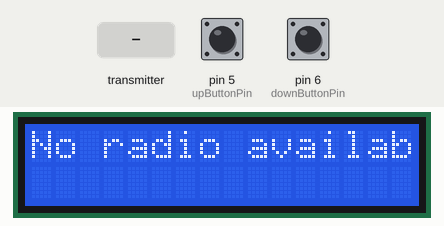
This sketch was run on a simulated Arduino Uno, built with avr-gcc and run on an emulated ATmega328P. Shown: 16×2 character LCD. The test bench sets the inputs (shaded band); at power-on: pin 5 (upButtonPin) LOW, pin 6 (downButtonPin) LOW. No radio packets arrive unless stated; what the sketch prints to the serial monitor is not drawn.

Above: at 2.2 s.
2.3 s: the transmitter starts sending msg.0 = 25
At 7.3 s:
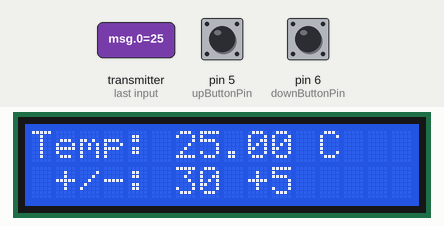
8.0 s: the transmitter starts sending msg.0 = 0
At 8.5 s:
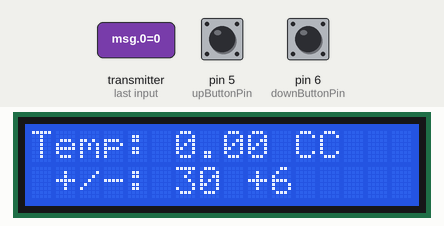
11.4 s: the transmitter starts sending msg.0 = 50
At 12.1 s:
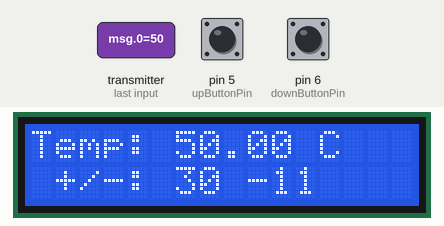
14.9 s: pin 5 (upButtonPin) pulled HIGH for 2.25 s
At 15.5 s:
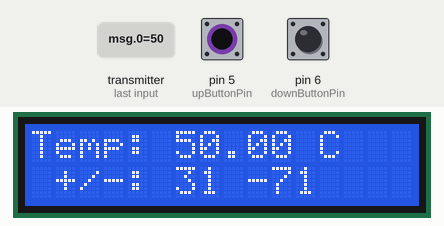
18.6 s: pin 6 (downButtonPin) pulled HIGH for 2.25 s
At 19.6 s:
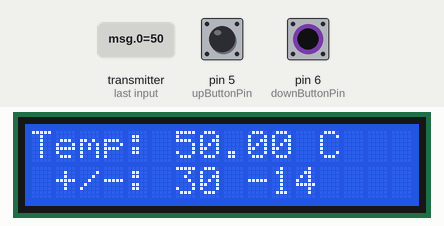
22.3 s: pin 6 (downButtonPin) pulled HIGH for 2.25 s
At 24.6 s:
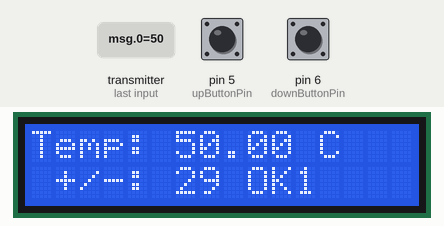
Timing chart, 0 to 26.1 s (numbered marks = the images above; inputs shaded):
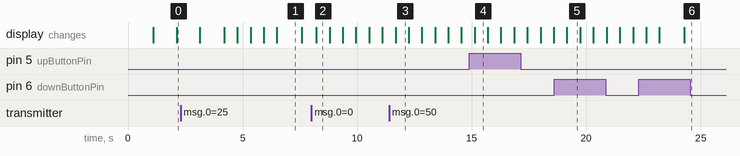

Measured:
- after the input at 2.3 s, the display: first differs from a run without the input after 1.9 s (image 1 shows a later state)
- after the input at 8.0 s, the display: changes after 0.23 s (image 2)
- after the input at 11.4 s, the display: changes after 0.28 s (image 3)
- what the display in image 1 shows lasts 1.1 s, from 6.5 s to 7.6 s
- what the display in image 2 shows lasts 0.6 s, from 8.2 s to 8.8 s

The sketch:

Thu.ino
```cpp
#include <SPI.h>
#include "RF24.h"
#include <Wire.h>
#include <LiquidCrystal_I2C.h>

LiquidCrystal_I2C lcd(0x27, 16, 2);

const uint64_t pipe = 0xE8E8F0F0E1LL;
RF24 radio(9,10);

int upButtonPin = 5;
int downButtonPin = 6;

float msg[3];
int value = 30;
int upButtonState = 0;
int upLastButtonState = 0;
int downButtonState = 0;
int downLastButtonState = 0;
int dem1 = 0;
int dem2 = 0;

void setup() {
  Serial.begin(9600);

  radio.begin();
  radio.setAutoAck(1);
  radio.setDataRate(RF24_1MBPS);
  radio.setChannel(10);
  radio.openReadingPipe(1,pipe);
  radio.startListening();

  pinMode(upButtonPin, INPUT);
  pinMode(downButtonPin, INPUT);

  lcd.init();
  lcd.backlight();
  lcd.clear();
  lcd.print("Temperature C");
  delay(1000);
  lcd.clear();
  lcd.print("Starting...");
}

void loop()
{
  lcd.clear();
  delay(1000);
  if (radio.available())
  {
    while (radio.available()) {
      upButtonState = digitalRead(upButtonPin);
      if (upButtonState != upLastButtonState) {
        if (upButtonState == HIGH) {
          value++;
          Serial.println("Dang nhan: ");
          Serial.println(value);
        }
      }
      upLastButtonState = upButtonState;

      downButtonState = digitalRead(downButtonPin);
      if (downButtonState != downLastButtonState) {
        if (downButtonState == HIGH) {
          value--;
          Serial.println("Dang nhan: ");
          Serial.println(value);
        }
      }
      downLastButtonState = downButtonState;

      delay(50);
      radio.read(&msg, sizeof(msg));
      Serial.println(msg[0]);
      lcd.setCursor(0, 0);
      lcd.print("Temp: ");
      lcd.print(msg[0]);
      lcd.print(" C");
      lcd.setCursor(0, 1);
      lcd.print(" +/-: ");
      lcd.print(value);
      if (round(msg[0] - dem1) > value)
      {
        char op = '-';
        dem1++;
        lcd.setCursor(9, 1);
        lcd.print(op);
        lcd.print(dem1);
        delay(500);
      }
      else if (round(msg[0] + dem2) < value)
      {
        char op = '+';
        dem2++;
        lcd.setCursor(9, 1);
        lcd.print(op);
        lcd.print(dem2);
        delay(500);
      }
      else if ((round(msg[0] - dem1) == value))
      {
        delay(500);
        lcd.setCursor(9, 1);
        lcd.print("OK");
        dem2 = 0;
      }
      else if (round(msg[0] + dem2) == value)
      {
        delay(500);
        lcd.setCursor(9,1);
        lcd.print("OK");
        dem1 = 0;
      }

    }
  }
  else
  {
    lcd.println("No radio available");
  }
  delay(1000);
}
```
